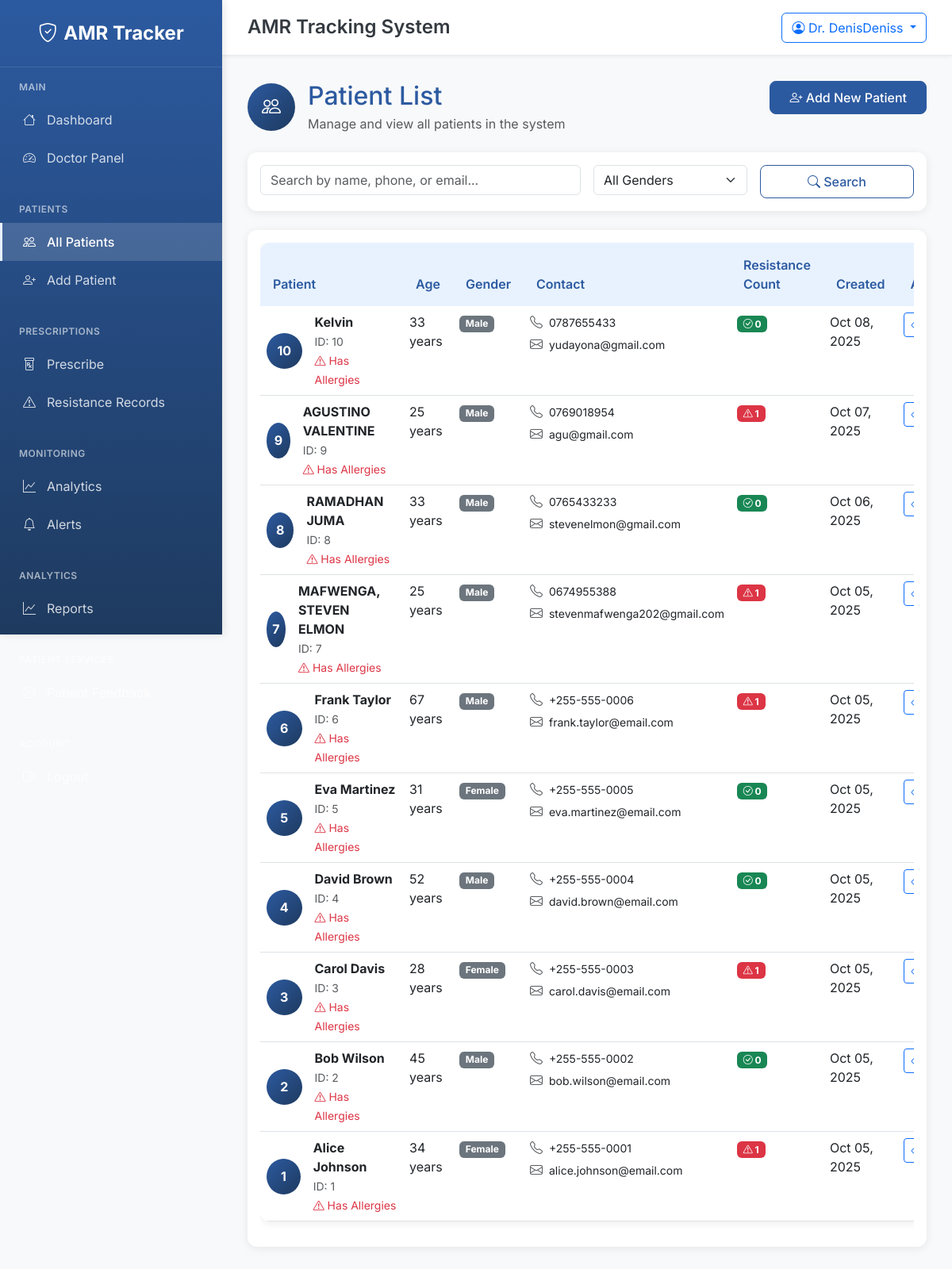
The app's page /patients/ (signed in) with its own data.
### amr_core/models.py (models this page shows, shortened)
class Patient(models.Model):
    GENDER_CHOICES = [
        ('M', 'Male'),
        ('F', 'Female'),
        ('O', 'Other'),
    ]
    name = models.CharField(max_length=100)
    age = models.PositiveIntegerField(validators=[MinValueValidator(0), MaxValueValidator(150)])
    gender = models.CharField(max_length=1, choices=GENDER_CHOICES)
    phone = models.CharField(max_length=15, blank=True, null=True)
    email = models.EmailField(blank=True, null=True)
    medical_history = models.TextField(blank=True, null=True, help_text="JSON format or free text")
    allergies = models.TextField(blank=True, null=True)
    created_at = models.DateTimeField(auto_now_add=True)
    updated_at = models.DateTimeField(auto_now=True)
    class Meta:
        ordering = ['-created_at']
    def get_resistance_count(self):
        return self.resistancerecord_set.filter(result='resistant').count()

### amr_core/views.py (the view)
# urls.py: path('patients/', views.patient_list, name='patient_list'),
@login_required
def patient_list(request):
    search_form = PatientSearchForm(request.GET)
    patients = Patient.objects.all()
    if search_form.is_valid():
        search_query = search_form.cleaned_data.get('search_query')
        gender_filter = search_form.cleaned_data.get('gender_filter')
        if search_query:
            patients = patients.filter(
                Q(name__icontains=search_query) |
                Q(phone__icontains=search_query) |
                Q(email__icontains=search_query)
            )
        if gender_filter:
            patients = patients.filter(gender=gender_filter)
    paginator = Paginator(patients, 10)
    page_number = request.GET.get('page')
    page_obj = paginator.get_page(page_number)
    context = {
        'page_obj': page_obj,
        'search_form': search_form,
    }
    return render(request, 'amr_core/patient_list.html', context)

### amr_core/forms.py
class PatientSearchForm(forms.Form):
    search_query = forms.CharField(
        max_length=100,
        required=False,
        widget=forms.TextInput(attrs={
            'class': 'form-control',
            'placeholder': 'Search by name, phone, or email...'
        })
    )
    gender_filter = forms.ChoiceField(
        choices=[('', 'All Genders')] + Patient.GENDER_CHOICES,
        required=False,
        widget=forms.Select(attrs={
            'class': 'form-select'
        })
    )

### amr_core/templates/amr_core/patient_list.html (shortened to what this page needs)
{% extends 'amr_core/base.html' %}
{% block content %}
<div class="row mb-4">
    <div class="col-lg-8">
        <div class="d-flex align-items-center">
            <div class="bg-hospital-primary rounded-circle d-flex align-items-center justify-content-center me-3" style="width: 60px; height: 60px;">
                <i class="bi bi-people text-white fs-4"></i>
            </div>
            <div>
                <h1 class="h2 mb-1 text-hospital-primary">Patient List</h1>
                <p class="text-muted mb-0">Manage and view all patients in the system</p>
            </div>
        </div>
    </div>
    <div class="col-lg-4 text-lg-end">
        <a href="{% url 'add_patient' %}" class="btn btn-hospital-primary">
            <i class="bi bi-person-plus"></i> Add New Patient
        </a>
    </div>
</div>
<div class="card mb-4">
    <div class="card-body">
        <form method="get" class="row g-3">
            <div class="col-md-6">
                {{ search_form.search_query }}
            </div>
            <div class="col-md-3">
                {{ search_form.gender_filter }}
            </div>
            <div class="col-md-3">
                <button type="submit" class="btn btn-outline-hospital-primary w-100">
                    <i class="bi bi-search"></i> Search
                </button>
            </div>
        </form>
    </div>
</div>
<div class="card">
    <div class="card-body">
        {% if page_obj %}
            <div class="table-responsive">
                <table class="table table-hospital">
                    <thead>
                        <tr>
                            <th>Patient</th>
                            <th>Age</th>
                            <th>Gender</th>
                            <th>Contact</th>
                            <th>Resistance Count</th>
                            <th>Created</th>
                            <th>Actions</th>
                        </tr>
                    </thead>
                    <tbody>
                        {% for patient in page_obj %}
                        <tr>
                            <td>
                                <div class="d-flex align-items-center">
                                    <div class="bg-hospital-primary rounded-circle d-flex align-items-center justify-content-center me-3" style="width: 45px; height: 45px;">
                                        <span class="text-white fw-bold">{{ patient.id }}</span>
                                    </div>
                                    <div>
                                        <strong>{{ patient.name }}</strong>
                                        <br><small class="text-muted">ID: {{ patient.id }}</small>
                                        {% if patient.allergies %}
                                            <br><small class="text-danger">
                                                <i class="bi bi-exclamation-triangle"></i> Has Allergies
                                            </small>
                                        {% endif %}
                                    </div>
                                </div>
                            </td>
                            <td>{{ patient.age }} years</td>
                            <td>
                                <span class="badge bg-secondary">{{ patient.get_gender_display }}</span>
                            </td>
                            <td>
                                {% if patient.phone %}
                                    <div class="d-flex align-items-center mb-1">
                                        <i class="bi bi-telephone text-muted me-2"></i>
                                        <span class="small">{{ patient.phone }}</span>
                                    </div>
                                {% endif %}
                                {% if patient.email %}
                                    <div class="d-flex align-items-center">
                                        <i class="bi bi-envelope text-muted me-2"></i>
                                        <span class="small">{{ patient.email }}</span>
                                    </div>
                                {% endif %}
                            </td>
                            <td>
                                {% with count=patient.get_resistance_count %}
                                    {% if count > 0 %}
                                        <span class="badge bg-danger">
                                            <i class="bi bi-exclamation-triangle"></i> {{ count }}
                                        </span>
                                    {% else %}
                                        <span class="badge bg-success">
                                            <i class="bi bi-check-circle"></i> 0
                                        </span>
                                    {% endif %}
                                {% endwith %}
                            </td>
                            <td>{{ patient.created_at|date:"M d, Y" }}</td>
                            <td>
                                <div class="btn-group" role="group">
                                    <a href="{% url 'patient_detail' patient.id %}" class="btn btn-sm btn-outline-primary" data-bs-toggle="tooltip" title="View Details">
                                        <i class="bi bi-eye"></i>
                                    </a>
                                </div>
                            </td>
                        </tr>
                        {% endfor %}
                    </tbody>
                </table>
            </div>
        {% endif %}
    </div>
</div>
{% endblock %}

### amr_core/templates/amr_core/includes/topbar.html (shortened to what this page needs)
<div class="topbar">
    <div class="d-flex align-items-center">
        <h1 class="topbar-title">{% block page_title %}AMR Tracking System{% endblock %}</h1>
    </div>
    <div class="topbar-actions">
        {% if user.is_authenticated %}
            <div class="dropdown">
                <button class="btn btn-outline-primary dropdown-toggle" type="button" data-bs-toggle="dropdown">
                    <i class="bi bi-person-circle"></i>
                    Dr. {{ user.get_full_name|default:user.username }}
                </button>
            </div>
        {% endif %}
    </div>
</div>

### amr_core/static/amr_core/css/custom.css (style rules this page uses)
:root { --hospital-blue: #2c5aa0; }
.text-hospital-primary { color: var(--hospital-blue) !important; }
.card { overflow: visible; }

### amr_core/templates/amr_core/base.html (style rules this page uses)
:root { --hospital-blue: #2c5aa0; --hospital-light-blue: #e8f2ff; --hospital-green: #28a745; --hospital-red: #dc3545; --hospital-orange: #fd7e14; --hospital-gray: #6c757d; --hospital-dark: #343a40; --hospital-light: #f8f9fa; --sidebar-width: 280px; --topbar-height: 70px; }
* { margin: 0; padding: 0; box-sizing: border-box; }
body { font-family: 'Inter', sans-serif; background-color: var(--hospital-light); color: var(--hospital-dark); overflow-x: hidden; }
.topbar { height: var(--topbar-height); background: white; border-bottom: 1px solid #e9ecef; display: flex; align-items: center; justify-content: space-between; padding: 0 2rem; box-shadow: 0 2px 4px rgba(0,0,0,0.05); position: sticky; top: 0; z-index: 999; }
.topbar-title { font-size: 1.5rem; font-weight: 600; color: var(--hospital-dark); margin: 0; }
.topbar-actions { display: flex; align-items: center; gap: 1rem; }
.card { border: none; border-radius: 12px; box-shadow: 0 2px 12px rgba(0,0,0,0.08); transition: all 0.3s ease; }
.bg-hospital-primary { background: linear-gradient(135deg, var(--hospital-blue) 0%, #1e3a5f 100%); }
.btn-hospital-primary { background: var(--hospital-blue); border-color: var(--hospital-blue); color: white; font-weight: 500; border-radius: 8px; padding: 0.5rem 1.5rem; transition: all 0.3s ease; }
.btn-outline-hospital-primary { border-color: var(--hospital-blue); color: var(--hospital-blue); background: transparent; font-weight: 500; border-radius: 8px; padding: 0.5rem 1.5rem; transition: all 0.3s ease; }
.table-hospital { border-radius: 12px; overflow: hidden; box-shadow: 0 2px 12px rgba(0,0,0,0.08); }
.table-hospital thead th { background: var(--hospital-light-blue); color: var(--hospital-blue); font-weight: 600; border: none; padding: 1rem; }
.table-hospital tbody tr { transition: all 0.3s ease; }

### records on screen
Patient: id "10", name "Kelvin", allergies "Has Allergies", age "33", gender "Male", phone "0787655433", email "yudayona@gmail.com", created_at "Oct 08, 2025"
Patient: id "9", name "AGUSTINO VALENTINE", allergies "Has Allergies", age "25", gender "Male", phone "0769018954", email "agu@gmail.com", get_resistance_count "1", created_at "Oct 07, 2025"
Patient: id "8", name "RAMADHAN JUMA", allergies "Has Allergies", age "33", gender "Male", phone "0765433233", email "stevenelmon@gmail.com", created_at "Oct 06, 2025"
Patient: id "7", name "MAFWENGA, STEVEN ELMON", allergies "Has Allergies", age "25", gender "Male", phone "0674955388", email "stevenmafwenga202@gmail.com", get_resistance_count "1", created_at "Oct 05, 2025"
Patient: id "6", name "Frank Taylor", shows "Has Allergies", age "67", gender "Male", phone "+255-555-0006", email "frank.taylor@email.com", get_resistance_count "1", created_at "Oct 05, 2025"
Patient: id "5", name "Eva Martinez", allergies "Has Allergies", age "31", gender "Female", phone "+255-555-0005", email "eva.martinez@email.com", created_at "Oct 05, 2025"
Patient: id "4", name "David Brown", allergies "Has Allergies", age "52", gender "Male", phone "+255-555-0004", email "david.brown@email.com", created_at "Oct 05, 2025"
Patient: id "3", name "Carol Davis", allergies "Has Allergies", age "28", gender "Female", phone "+255-555-0003", email "carol.davis@email.com", get_resistance_count "1", created_at "Oct 05, 2025"
Patient: id "2", name "Bob Wilson", allergies "Has Allergies", age "45", gender "Male", phone "+255-555-0002", email "bob.wilson@email.com", created_at "Oct 05, 2025"
Patient: id "1", name "Alice Johnson", shows "Has Allergies", age "34", gender "Female", phone "+255-555-0001", email "alice.johnson@email.com", get_resistance_count "1", created_at "Oct 05, 2025"

### other values on screen
{{ user.get_full_name|default:user.username }} "DenisDeniss"
